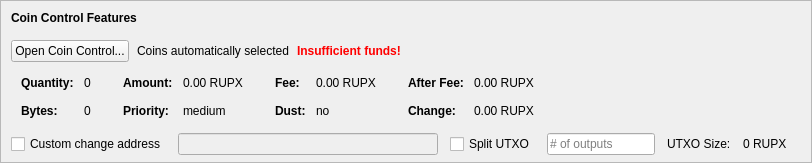
    <widget class="QFrame" name="frameCoinControl">
     <property name="sizePolicy">
      <sizepolicy hsizetype="Expanding" vsizetype="Expanding">
       <horstretch>0</horstretch>
       <verstretch>0</verstretch>
      </sizepolicy>
     </property>
     <property name="maximumSize">
      <size>
       <width>16777215</width>
       <height>16777215</height>
      </size>
     </property>
     <property name="frameShape">
      <enum>QFrame::StyledPanel</enum>
     </property>
     <property name="frameShadow">
      <enum>QFrame::Sunken</enum>
     </property>
     <layout class="QVBoxLayout" name="verticalLayoutCoinControl2">
      <property name="spacing">
       <number>0</number>
      </property>
      <property name="leftMargin">
       <number>0</number>
      </property>
      <property name="topMargin">
       <number>0</number>
      </property>
      <property name="rightMargin">
       <number>0</number>
      </property>
      <property name="bottomMargin">
       <number>6</number>
      </property>
      <item>
       <layout class="QVBoxLayout" name="verticalLayoutCoinControl" stretch="0,0,0,0,1">
        <property name="spacing">
         <number>0</number>
        </property>
        <property name="leftMargin">
         <number>10</number>
        </property>
        <property name="topMargin">
         <number>10</number>
        </property>
        <item>
         <layout class="QHBoxLayout" name="horizontalLayoutCoinControl1">
          <property name="bottomMargin">
           <number>15</number>
          </property>
          <item>
           <widget class="QLabel" name="labelCoinControlFeatures">
            <property name="sizePolicy">
             <sizepolicy hsizetype="Preferred" vsizetype="Maximum">
              <horstretch>0</horstretch>
              <verstretch>0</verstretch>
             </sizepolicy>
            </property>
            <property name="font">
             <font>
              <weight>75</weight>
              <bold>true</bold>
             </font>
            </property>
            <property name="styleSheet">
             <string notr="true">font-weight:bold;</string>
            </property>
            <property name="text">
             <string>Coin Control Features</string>
            </property>
           </widget>
          </item>
         </layout>
        </item>
        <item>
         <layout class="QHBoxLayout" name="horizontalLayoutCoinControl2" stretch="0,0,0,0">
          <property name="spacing">
           <number>8</number>
          </property>
          <property name="bottomMargin">
           <number>10</number>
          </property>
          <item>
           <widget class="QPushButton" name="pushButtonCoinControl">
            <property name="styleSheet">
             <string notr="true"/>
            </property>
            <property name="text">
             <string>Open Coin Control...</string>
            </property>
            <property name="autoDefault">
             <bool>false</bool>
            </property>
           </widget>
          </item>
          <item>
           <widget class="QLabel" name="labelCoinControlAutomaticallySelected">
            <property name="text">
             <string>Coins automatically selected</string>
            </property>
            <property name="margin">
             <number>5</number>
            </property>
           </widget>
          </item>
          <item>
           <widget class="QLabel" name="labelCoinControlInsuffFunds">
            <property name="font">
             <font>
              <weight>75</weight>
              <bold>true</bold>
             </font>
            </property>
            <property name="styleSheet">
             <string notr="true">color:red;font-weight:bold;</string>
            </property>
            <property name="text">
             <string>Insufficient funds!</string>
            </property>
            <property name="margin">
             <number>5</number>
            </property>
           </widget>
          </item>
          <item>
           <spacer name="horizontalSpacerCoinControl">
            <property name="orientation">
             <enum>Qt::Horizontal</enum>
            </property>
            <property name="sizeHint" stdset="0">
             <size>
              <width>40</width>
              <height>1</height>
             </size>
            </property>
           </spacer>
          </item>
         </layout>
        </item>
        <item>
         <widget class="QWidget" name="widgetCoinControl" native="true">
          <property name="sizePolicy">
           <sizepolicy hsizetype="Preferred" vsizetype="Preferred">
            <horstretch>0</horstretch>
            <verstretch>0</verstretch>
           </sizepolicy>
          </property>
          <property name="minimumSize">
           <size>
            <width>0</width>
            <height>0</height>
           </size>
          </property>
          <property name="styleSheet">
           <string notr="true"/>
          </property>
          <layout class="QHBoxLayout" name="horizontalLayoutCoinControl5">
           <property name="leftMargin">
            <number>0</number>
           </property>
           <property name="topMargin">
            <number>0</number>
           </property>
           <property name="rightMargin">
            <number>0</number>
           </property>
           <property name="bottomMargin">
            <number>0</number>
           </property>
           <item>
            <layout class="QHBoxLayout" name="horizontalLayoutCoinControl3" stretch="0,0,0,1">
             <property name="spacing">
              <number>20</number>
             </property>
             <property name="topMargin">
              <number>0</number>
             </property>
             <property name="bottomMargin">
              <number>10</number>
             </property>
             <item>
              <layout class="QFormLayout" name="formLayoutCoinControl1">
               <property name="horizontalSpacing">
                <number>10</number>
               </property>
               <property name="verticalSpacing">
                <number>14</number>
               </property>
               <property name="leftMargin">
                <number>10</number>
               </property>
               <property name="topMargin">
                <number>4</number>
               </property>
               <property name="rightMargin">
                <number>6</number>
               </property>
               <item row="0" column="0">
                <widget class="QLabel" name="labelCoinControlQuantityText">
                 <property name="font">
                  <font>
                   <weight>75</weight>
                   <bold>true</bold>
                  </font>
                 </property>
                 <property name="text">
                  <string>Quantity:</string>
                 </property>
                 <property name="margin">
                  <number>0</number>
                 </property>
                </widget>
               </item>
               <item row="0" column="1">
                <widget class="QLabel" name="labelCoinControlQuantity">
                 <property name="cursor">
                  <cursorShape>IBeamCursor</cursorShape>
                 </property>
                 <property name="contextMenuPolicy">
                  <enum>Qt::ActionsContextMenu</enum>
                 </property>
                 <property name="text">
                  <string notr="true">0</string>
                 </property>
                 <property name="margin">
                  <number>0</number>
                 </property>
                 <property name="textInteractionFlags">
                  <set>Qt::LinksAccessibleByMouse|Qt::TextSelectableByKeyboard|Qt::TextSelectableByMouse</set>
                 </property>
                </widget>
               </item>
               <item row="1" column="0">
                <widget class="QLabel" name="labelCoinControlBytesText">
                 <property name="font">
                  <font>
                   <weight>75</weight>
                   <bold>true</bold>
                  </font>
                 </property>
                 <property name="text">
                  <string>Bytes:</string>
                 </property>
                </widget>
               </item>
               <item row="1" column="1">
                <widget class="QLabel" name="labelCoinControlBytes">
                 <property name="cursor">
                  <cursorShape>IBeamCursor</cursorShape>
                 </property>
                 <property name="contextMenuPolicy">
                  <enum>Qt::ActionsContextMenu</enum>
                 </property>
                 <property name="text">
                  <string notr="true">0</string>
                 </property>
                 <property name="textInteractionFlags">
                  <set>Qt::LinksAccessibleByMouse|Qt::TextSelectableByKeyboard|Qt::TextSelectableByMouse</set>
                 </property>
                </widget>
               </item>
              </layout>
             </item>
             <item>
              <layout class="QFormLayout" name="formLayoutCoinControl2">
               <property name="horizontalSpacing">
                <number>10</number>
               </property>
               <property name="verticalSpacing">
                <number>14</number>
               </property>
               <property name="leftMargin">
                <number>6</number>
               </property>
               <property name="topMargin">
                <number>4</number>
               </property>
               <property name="rightMargin">
                <number>6</number>
               </property>
               <item row="0" column="0">
                <widget class="QLabel" name="labelCoinControlAmountText">
                 <property name="font">
                  <font>
                   <weight>75</weight>
                   <bold>true</bold>
                  </font>
                 </property>
                 <property name="text">
                  <string>Amount:</string>
                 </property>
                 <property name="margin">
                  <number>0</number>
                 </property>
                </widget>
               </item>
               <item row="0" column="1">
                <widget class="QLabel" name="labelCoinControlAmount">
                 <property name="cursor">
                  <cursorShape>IBeamCursor</cursorShape>
                 </property>
                 <property name="contextMenuPolicy">
                  <enum>Qt::ActionsContextMenu</enum>
                 </property>
                 <property name="text">
                  <string notr="true">0.00 RUPX</string>
                 </property>
                 <property name="textInteractionFlags">
                  <set>Qt::LinksAccessibleByMouse|Qt::TextSelectableByKeyboard|Qt::TextSelectableByMouse</set>
                 </property>
                </widget>
               </item>
               <item row="1" column="0">
                <widget class="QLabel" name="labelCoinControlPriorityText">
                 <property name="font">
                  <font>
                   <weight>75</weight>
                   <bold>true</bold>
                  </font>
                 </property>
                 <property name="text">
                  <string>Priority:</string>
                 </property>
                </widget>
               </item>
               <item row="1" column="1">
                <widget class="QLabel" name="labelCoinControlPriority">
                 <property name="cursor">
                  <cursorShape>IBeamCursor</cursorShape>
                 </property>
                 <property name="contextMenuPolicy">
                  <enum>Qt::ActionsContextMenu</enum>
                 </property>
                 <property name="text">
                  <string>medium</string>
                 </property>
                 <property name="textInteractionFlags">
                  <set>Qt::LinksAccessibleByMouse|Qt::TextSelectableByKeyboard|Qt::TextSelectableByMouse</set>
                 </property>
                </widget>
               </item>
              </layout>
             </item>
             <item>
              <layout class="QFormLayout" name="formLayoutCoinControl3">
               <property name="horizontalSpacing">
                <number>10</number>
               </property>
               <property name="verticalSpacing">
                <number>14</number>
               </property>
               <property name="leftMargin">
                <number>6</number>
               </property>
               <property name="topMargin">
                <number>4</number>
               </property>
               <property name="rightMargin">
                <number>6</number>
               </property>
               <item row="0" column="0">
                <widget class="QLabel" name="labelCoinControlFeeText">
                 <property name="font">
                  <font>
                   <weight>75</weight>
                   <bold>true</bold>
                  </font>
                 </property>
                 <property name="text">
                  <string>Fee:</string>
                 </property>
                 <property name="margin">
                  <number>0</number>
                 </property>
                </widget>
               </item>
               <item row="0" column="1">
                <widget class="QLabel" name="labelCoinControlFee">
                 <property name="cursor">
                  <cursorShape>IBeamCursor</cursorShape>
                 </property>
                 <property name="contextMenuPolicy">
                  <enum>Qt::ActionsContextMenu</enum>
                 </property>
                 <property name="text">
                  <string notr="true">0.00 RUPX</string>
                 </property>
                 <property name="textInteractionFlags">
                  <set>Qt::LinksAccessibleByMouse|Qt::TextSelectableByKeyboard|Qt::TextSelectableByMouse</set>
                 </property>
                </widget>
               </item>
               <item row="1" column="0">
                <widget class="QLabel" name="labelCoinControlLowOutputText">
                 <property name="font">
                  <font>
                   <weight>75</weight>
                   <bold>true</bold>
                  </font>
                 </property>
                 <property name="text">
                  <string>Dust:</string>
                 </property>
                </widget>
               </item>
               <item row="1" column="1">
                <widget class="QLabel" name="labelCoinControlLowOutput">
                 <property name="cursor">
                  <cursorShape>IBeamCursor</cursorShape>
                 </property>
                 <property name="contextMenuPolicy">
                  <enum>Qt::ActionsContextMenu</enum>
                 </property>
                 <property name="text">
                  <string>no</string>
                 </property>
                 <property name="textInteractionFlags">
                  <set>Qt::LinksAccessibleByMouse|Qt::TextSelectableByKeyboard|Qt::TextSelectableByMouse</set>
                 </property>
                </widget>
               </item>
              </layout>
             </item>
             <item>
              <layout class="QFormLayout" name="formLayoutCoinControl4">
               <property name="horizontalSpacing">
                <number>10</number>
               </property>
               <property name="verticalSpacing">
                <number>14</number>
               </property>
               <property name="leftMargin">
                <number>6</number>
               </property>
               <property name="topMargin">
                <number>4</number>
               </property>
               <property name="rightMargin">
                <number>6</number>
               </property>
               <item row="0" column="0">
                <widget class="QLabel" name="labelCoinControlAfterFeeText">
                 <property name="font">
                  <font>
                   <weight>75</weight>
                   <bold>true</bold>
                  </font>
                 </property>
                 <property name="text">
                  <string>After Fee:</string>
                 </property>
                 <property name="margin">
                  <number>0</number>
                 </property>
                </widget>
               </item>
               <item row="0" column="1">
                <widget class="QLabel" name="labelCoinControlAfterFee">
                 <property name="cursor">
                  <cursorShape>IBeamCursor</cursorShape>
                 </property>
                 <property name="contextMenuPolicy">
                  <enum>Qt::ActionsContextMenu</enum>
                 </property>
                 <property name="text">
                  <string notr="true">0.00 RUPX</string>
                 </property>
                 <property name="textInteractionFlags">
                  <set>Qt::LinksAccessibleByMouse|Qt::TextSelectableByKeyboard|Qt::TextSelectableByMouse</set>
                 </property>
                </widget>
               </item>
               <item row="1" column="0">
                <widget class="QLabel" name="labelCoinControlChangeText">
                 <property name="font">
                  <font>
                   <weight>75</weight>
                   <bold>true</bold>
                  </font>
                 </property>
                 <property name="text">
                  <string>Change:</string>
                 </property>
                </widget>
               </item>
               <item row="1" column="1">
                <widget class="QLabel" name="labelCoinControlChange">
                 <property name="cursor">
                  <cursorShape>IBeamCursor</cursorShape>
                 </property>
                 <property name="contextMenuPolicy">
                  <enum>Qt::ActionsContextMenu</enum>
                 </property>
                 <property name="text">
                  <string notr="true">0.00 RUPX</string>
                 </property>
                 <property name="textInteractionFlags">
                  <set>Qt::LinksAccessibleByMouse|Qt::TextSelectableByKeyboard|Qt::TextSelectableByMouse</set>
                 </property>
                </widget>
               </item>
              </layout>
             </item>
            </layout>
           </item>
          </layout>
         </widget>
        </item>
        <item>
         <layout class="QHBoxLayout" name="horizontalLayoutCoinControl4" stretch="0,0,0,0,0,0,0">
          <property name="spacing">
           <number>12</number>
          </property>
          <property name="sizeConstraint">
           <enum>QLayout::SetDefaultConstraint</enum>
          </property>
          <property name="topMargin">
           <number>5</number>
          </property>
          <property name="rightMargin">
           <number>5</number>
          </property>
          <item>
           <widget class="QCheckBox" name="checkBoxCoinControlChange">
            <property name="toolTip">
             <string>If this is activated, but the change address is empty or invalid, change will be sent to a newly generated address.</string>
            </property>
            <property name="text">
             <string>Custom change address</string>
            </property>
           </widget>
          </item>
          <item>
           <widget class="QValidatedLineEdit" name="lineEditCoinControlChange">
            <property name="enabled">
             <bool>false</bool>
            </property>
            <property name="sizePolicy">
             <sizepolicy hsizetype="Expanding" vsizetype="Fixed">
              <horstretch>0</horstretch>
              <verstretch>0</verstretch>
             </sizepolicy>
            </property>
           </widget>
          </item>
          <item>
           <widget class="QCheckBox" name="splitBlockCheckBox">
            <property name="text">
             <string>Split UTXO</string>
            </property>
           </widget>
          </item>
          <item>
           <widget class="QLineEdit" name="splitBlockLineEdit">
            <property name="sizePolicy">
             <sizepolicy hsizetype="Fixed" vsizetype="Fixed">
              <horstretch>50</horstretch>
              <verstretch>0</verstretch>
             </sizepolicy>
            </property>
            <property name="placeholderText">
             <string># of outputs</string>
            </property>
           </widget>
          </item>
          <item>
           <widget class="QLabel" name="labelBlockSizeText">
            <property name="text">
             <string>UTXO Size:</string>
            </property>
           </widget>
          </item>
          <item>
           <widget class="QLabel" name="labelBlockSize">
            <property name="text">
             <string>0 RUPX</string>
            </property>
           </widget>
          </item>
          <item>
           <widget class="QLabel" name="labelCoinControlChangeLabel">
            <property name="sizePolicy">
             <sizepolicy hsizetype="Preferred" vsizetype="Expanding">
              <horstretch>0</horstretch>
              <verstretch>0</verstretch>
             </sizepolicy>
            </property>
            <property name="minimumSize">
             <size>
              <width>0</width>
              <height>0</height>
             </size>
            </property>
            <property name="text">
             <string/>
            </property>
            <property name="margin">
             <number>3</number>
            </property>
           </widget>
          </item>
         </layout>
        </item>
        <item>
         <spacer name="verticalSpacerCoinControl">
          <property name="orientation">
           <enum>Qt::Vertical</enum>
          </property>
          <property name="sizeHint" stdset="0">
           <size>
            <width>800</width>
            <height>1</height>
           </size>
          </property>
         </spacer>
        </item>
       </layout>
      </item>
     </layout>
    </widget>
